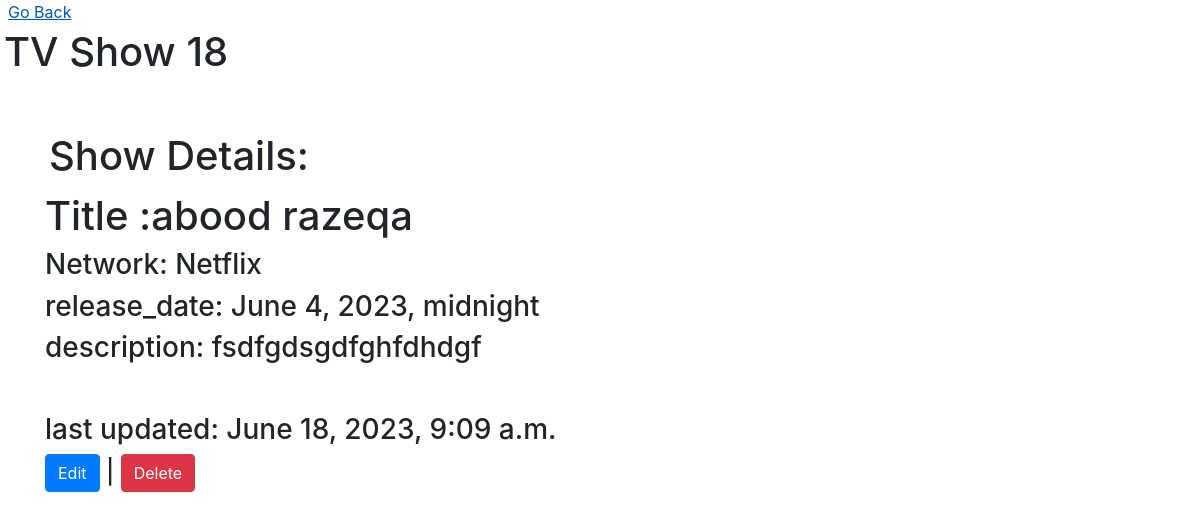
The app's page /view_show/18 with its own data.
### TV_Shows_app/models.py (models this page shows)
class Show(models.Model):
    title = models.CharField(max_length=255)
    Network = models.CharField(max_length=255)
    release_date = models.DateTimeField()
    description = models.TextField()
    created_at = models.DateTimeField(auto_now_add=True)
    updated_at = models.DateTimeField(auto_now=True)
    objects = ShowManager()

### TV_Shows_app/views.py (the view)
# urls.py: path('view_show/<int:id>', views.view_show),
def view_show(request, id):
    show = Show.objects.get(id=id)
    date = show.release_date
    context = {
        'show': show,
        'date': date
    }
    return render(request, 'show_details.html', context)

### TV_Shows_app/templates/show_details.html (shortened to what this page needs)
<!DOCTYPE html>
<html lang="en">
  <head>
    <link
      rel="stylesheet"
      href="https://cdn.jsdelivr.net/npm/bootstrap@4.3.1/dist/css/bootstrap.min.css"
    />
  </head>
  <body>
    <a class="p-2" href="/">Go Back</a>
    <h1 class="p-1">TV Show {{show.id}}</h1>
    <div class="container mx-auto mt-5">
      <h1 class="p-1">Show Details:</h1>
      <h1>Title :{{show.title}}</h1>
      <h3>Network: {{show.Network}}</h3>
      <h3>release_date: {{show.release_date}}</h3>
      <h3>description: {{show.description}}</h3>
    </div>
    <div class="container mx-auto mt-5">
      <h3>last updated: {{show.updated_at}}</h3>
      <h4>
        <a href="/view_edit/{{show.id}}" class="btn btn-primary">Edit</a>
        |
        <a
          href="#"
          class="btn btn-danger"
          data-toggle="modal"
          data-target="#exampleModalCenter"
          >Delete</a
        >
      </h4>
    </div>
  </body>
</html>

### records on screen
Show: id "18", title "abood razeqa", Network "Netflix", release_date "June 4, 2023, midnight", description "fsdfgdsgdfghfdhdgf", updated_at "June 18, 2023, 9:09 a.m."
